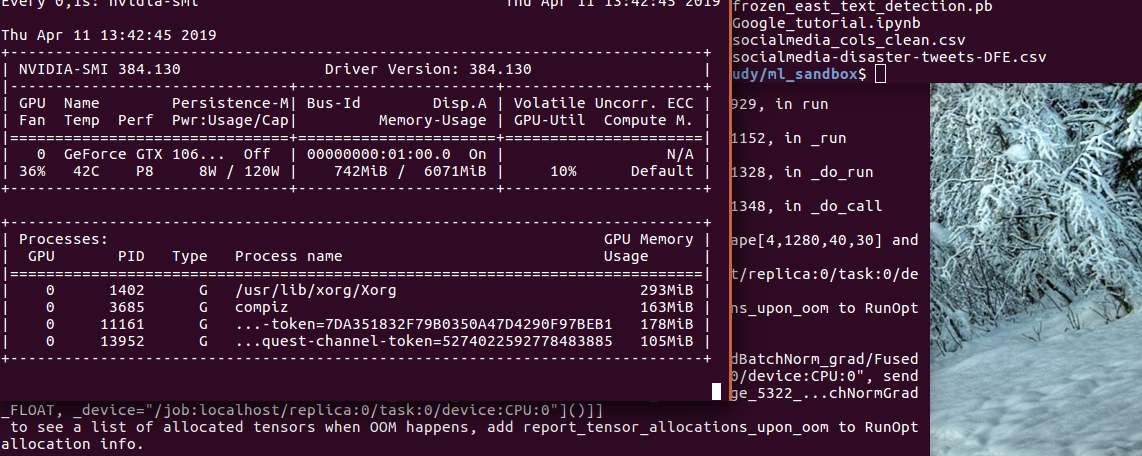
#> input picture text_classification/sample.png, 1142 x 456 px
$ jupyter execute --allow-errors east_text_detection.ipynb
#> lines starting #> are read from the running program, lines starting #| are printed output that depends on the picture
### Efficient and Accurate Scene Text detection pipeline (EAST)
###### https://www.pyimagesearch.com/2018/08/20/opencv-text-detection-east-text-detector/

C++ implementation is able to rotate bounding boxes, though Python is not.<br>
Also EAST requires all shapes of image to be **multiple of 32**

[cell 1]
import os
import time
import cv2

import numpy as np
import pandas as pd
import matplotlib.pyplot as plt

[cell 2]
image = cv2.imread('sample.png')
#> image is the input picture: shape (456, 1142, 3); mean B, G, R 66.6, 45.3, 70.7

image = cv2.resize(image, (960, 960))
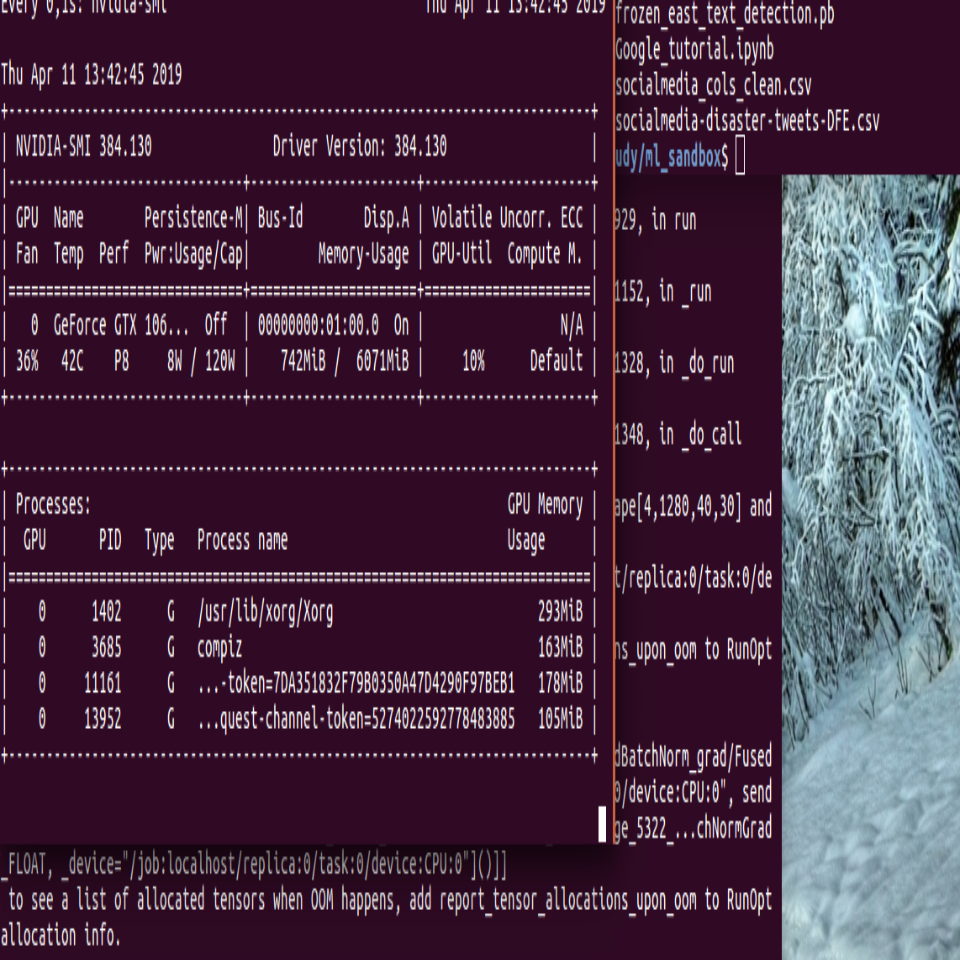
#> image: shape (960, 960, 3); mean B, G, R 66.6, 45.3, 70.6
h, w = image.shape[:2]
#> h = 960; w = 960

Load pretrained network

[cell 3]
layers = ["feature_fusion/Conv_7/Sigmoid", "feature_fusion/concat_3"]
#> (the rest of this cell did not finish here and is left out)

[cell 4]
cv2.imshow('zx', image)
if cv2.waitKey(0) == ord('q'):
#> (key q is pressed here)
